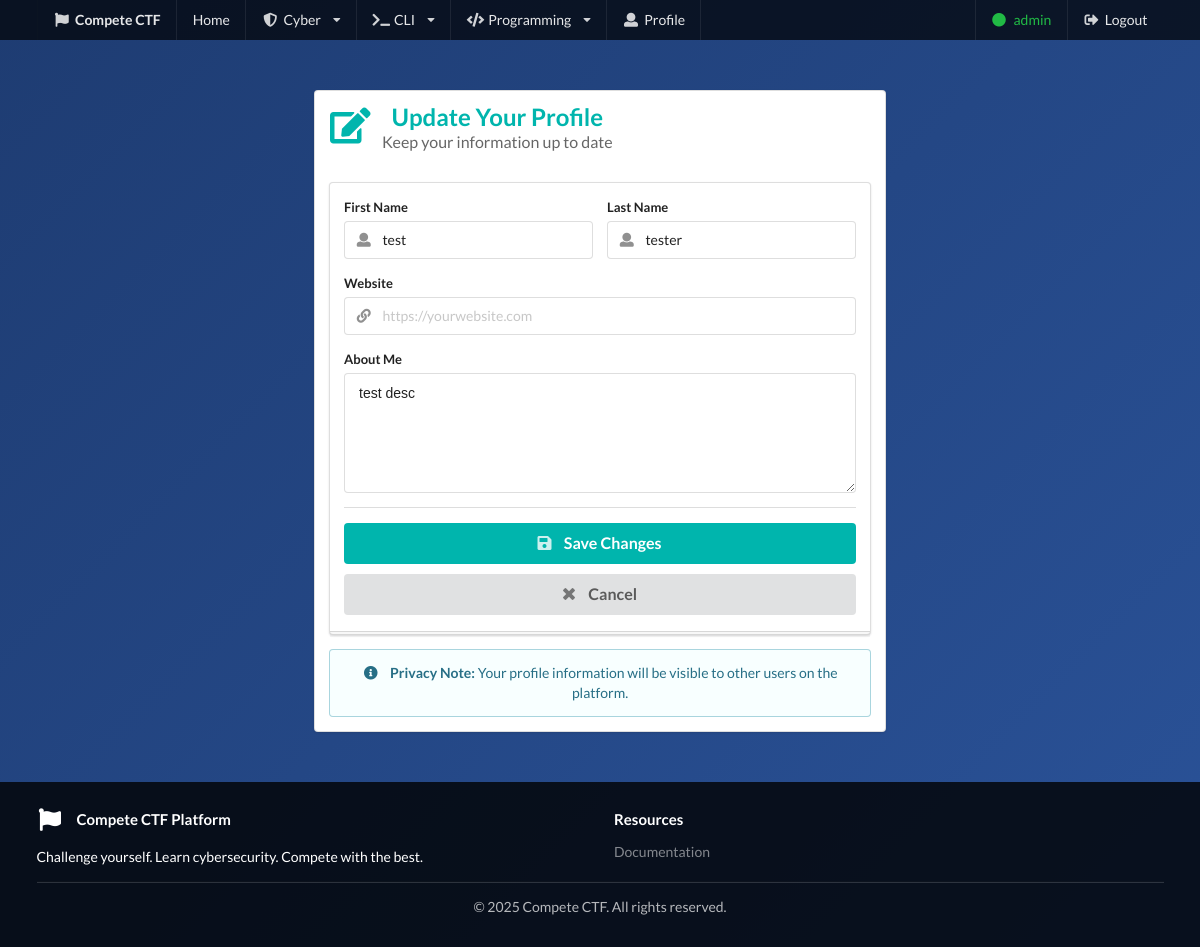
/account/update_profile/ (signed in), run on the app's committed database.
### website/models.py (models this page shows)
class Account(models.Model):
    website = models.CharField(max_length=90)
    firstname = models.CharField(max_length=40)
    lastname = models.CharField(max_length=40)
    about = models.TextField()
    user = models.OneToOneField(User, on_delete=models.CASCADE, blank=True, null=True)

### website/views.py (the view)
# urls.py: path('account/update_profile/', views.update_profile, name='update_profile'),
@login_required
def update_profile(request):
    try:
        profile = Account.objects.get(user=request.user)
    except Account.DoesNotExist:
        profile = Account(user=request.user)
        profile.save()
    if request.method == 'POST':
        form = UpdateProfile(request.POST, instance=profile)
        if form.is_valid():
            form.save()
            return render(request, 'account/profile.html', { 'objects': [profile] } )
        else:
            return render(request, 'account/update_profile.html', { 'form': form } )
    else:
        form = UpdateProfile(instance=profile)
        return render(request, 'account/update_profile.html', { 'form': form } )

### website/forms.py
class UpdateProfile(forms.ModelForm):
    firstname = forms.CharField(
        max_length=40,
        required=False,
        widget=forms.TextInput(attrs={
            'placeholder': 'Enter your first name',
            'class': 'form-control'
        })
    )
    lastname = forms.CharField(
        max_length=40,
        required=False,
        widget=forms.TextInput(attrs={
            'placeholder': 'Enter your last name',
            'class': 'form-control'
        })
    )
    about = forms.CharField(
        required=False,
        widget=forms.Textarea(attrs={
            'placeholder': 'Tell us about yourself and your cybersecurity interests...',
            'class': 'form-control',
            'rows': 5
        })
    )
    website = forms.URLField(
        max_length=90,
        required=False,
        widget=forms.URLInput(attrs={
            'placeholder': 'https://yourwebsite.com',
            'class': 'form-control'
        })
    )
    class Meta:
        model = Account
        fields = ('firstname', 'lastname', 'about', 'website')

### website/templates/account/update_profile.html (shortened to what this page needs)
{% extends 'base.html' %}
{% block content %}
<div class="ui container main-container">
    <div class="ui middle aligned center aligned grid" style="min-height: 500px;">
        <div class="column" style="max-width: 600px;">
            <div class="ui segment ctf-card">
                <h2 class="ui teal header" style="margin-bottom: 30px;">
                    <i class="edit icon"></i>
                    <div class="content">
                        Update Your Profile
                        <div class="sub header">Keep your information up to date</div>
                    </div>
                </h2>
                <form method="post" action="{% url 'update_profile' %}" class="ui large form">
                    <div class="ui stacked segment" style="text-align: left;">
                        <div class="two fields">
                            <div class="field">
                                <label>First Name</label>
                                <div class="ui left icon input">
                                    {{ form.firstname }}
                                </div>
                            </div>
                            <div class="field">
                                <label>Last Name</label>
                                <div class="ui left icon input">
                                    {{ form.lastname }}
                                </div>
                            </div>
                        </div>
                        <div class="field">
                            <label>Website</label>
                            <div class="ui left icon input">
                                {{ form.website }}
                            </div>
                        </div>
                        <div class="field">
                            <label>About Me</label>
                            <div class="ui input">
                                {{ form.about }}
                            </div>
                        </div>
                        <div class="ui divider"></div>
                        <button type="submit" class="ui fluid large teal submit button">
                            <i class="save icon"></i>
                            Save Changes
                        </button>
                        <a href="{% url 'profile' %}" class="ui fluid large button" style="margin-top: 10px;">
                            <i class="cancel icon"></i>
                            Cancel
                        </a>
                    </div>
                </form>
                <div class="ui info message">
                    <i class="info circle icon"></i>
                    <strong>Privacy Note:</strong> Your profile information will be visible to other users on the platform.
                </div>
            </div>
        </div>
    </div>
</div>
{% endblock %}

### website/templates/base.html (shortened to what this page needs)
<!DOCTYPE html>
<html lang="en">
<head>
    <link rel="stylesheet" href="https://cdn.jsdelivr.net/npm/semantic-ui@2.4.2/dist/semantic.min.css">
</head>
<body>
    <div class="ui inverted menu main-nav">
        <div class="ui container">
            <a href="{% url 'home' %}" class="header item">
                <i class="flag icon"></i>
                Compete CTF
            </a>
            <a href="{% url 'home' %}" class="item">Home</a>
            <div class="ui dropdown item">
                <i class="shield alternate icon"></i> Cyber
                <i class="dropdown icon"></i>
            </div>
            <div class="ui dropdown item">
                <i class="terminal icon"></i> CLI
                <i class="dropdown icon"></i>
            </div>
            <div class="ui dropdown item">
                <i class="code icon"></i> Programming
                <i class="dropdown icon"></i>
            </div>
            {% if user.is_authenticated %}
                <a href="{% url 'profile' %}" class="item">
                    <i class="user icon"></i> Profile
                </a>
                <div class="right menu">
                    <div class="item">
                        <span style="color: #21ba45;">
                            <i class="circle icon"></i> {{ user.username }}
                        </span>
                    </div>
                    <a href="{% url 'logout' %}" class="item">
                        <i class="sign out icon"></i> Logout
                    </a>
                </div>
            {% endif %}
        </div>
    </div>
    {% block content %}{% endblock %}
    <footer>
        <div class="ui container">
            <div class="ui stackable grid">
                <div class="eight wide column">
                    <h4 class="ui inverted header">
                        <i class="flag icon"></i>
                        Compete CTF Platform
                    </h4>
                    <p>Challenge yourself. Learn cybersecurity. Compete with the best.</p>
                </div>
                <div class="four wide column">
                    <h4 class="ui inverted header">Resources</h4>
                    <div class="ui inverted link list">
                        <a class="item" href="{% url 'documentation' %}">Documentation</a>
                    </div>
                </div>
            </div>
            <div class="ui inverted divider"></div>
            <p style="text-align: center; opacity: 0.7;">© 2025 Compete CTF. All rights reserved.</p>
        </div>
    </footer>
</body>
</html>

### website/templates/base.html (style rules this page uses)
body { background: linear-gradient(135deg, #1e3c72 0%, #2a5298 100%); min-height: 100vh; }
.main-nav { background: rgba(0, 0, 0, 0.7) !important; border-radius: 0 !important; border: none !important; margin: 0 !important; }
.main-container { margin-top: 50px; margin-bottom: 50px; }
.ctf-card { background: rgba(255, 255, 255, 0.95); box-shadow: 0 10px 30px rgba(0, 0, 0, 0.3); }
footer { background: rgba(0, 0, 0, 0.8); color: white; padding: 30px 0; margin-top: 50px; }

### data on the page
Account: firstname "test", lastname "tester", about "test desc"

### other printed values
{{ user.username }} "admin"
